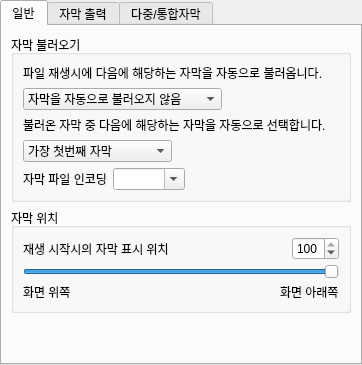
<ui version="4.0" >
 <class>Pref::Ui::SubtitleWidget</class>
 <widget class="QWidget" name="Pref::Ui::SubtitleWidget" >
  <property name="geometry" >
   <rect>
    <x>0</x>
    <y>0</y>
    <width>362</width>
    <height>365</height>
   </rect>
  </property>
  <property name="windowTitle" >
   <string>Form</string>
  </property>
  <layout class="QVBoxLayout" >
   <property name="spacing" >
    <number>0</number>
   </property>
   <property name="margin" >
    <number>0</number>
   </property>
   <item>
    <widget class="QTabWidget" name="tabs" >
     <property name="currentIndex" >
      <number>0</number>
     </property>
     <widget class="QWidget" name="tab" >
      <property name="geometry" >
       <rect>
        <x>0</x>
        <y>0</y>
        <width>354</width>
        <height>333</height>
       </rect>
      </property>
      <attribute name="title" >
       <string>일반</string>
      </attribute>
      <layout class="QVBoxLayout" name="verticalLayout_4" >
       <item>
        <widget class="QGroupBox" name="auto_load_group" >
         <property name="title" >
          <string>자막 불러오기</string>
         </property>
         <property name="checkable" >
          <bool>false</bool>
         </property>
         <layout class="QVBoxLayout" name="verticalLayout_3" >
          <item>
           <widget class="QLabel" name="label" >
            <property name="text" >
             <string>파일 재생시에 다음에 해당하는 자막을 자동으로 불러옵니다.</string>
            </property>
           </widget>
          </item>
          <item>
           <layout class="QHBoxLayout" >
            <property name="spacing" >
             <number>0</number>
            </property>
            <item>
             <widget class="QComboBox" name="auto_load_combo" >
              <property name="sizeAdjustPolicy" >
               <enum>QComboBox::AdjustToContents</enum>
              </property>
              <item>
               <property name="text" >
                <string>자막을 자동으로 불러오지 않음</string>
               </property>
              </item>
              <item>
               <property name="text" >
                <string>파일과 같은 이름의 자막</string>
               </property>
              </item>
              <item>
               <property name="text" >
                <string>파일 이름을 포함하는 모든 자막</string>
               </property>
              </item>
              <item>
               <property name="text" >
                <string>파일과 같은 경로에 있는 모든 자막</string>
               </property>
              </item>
             </widget>
            </item>
            <item>
             <spacer>
              <property name="orientation" >
               <enum>Qt::Horizontal</enum>
              </property>
              <property name="sizeHint" stdset="0" >
               <size>
                <width>0</width>
                <height>0</height>
               </size>
              </property>
             </spacer>
            </item>
           </layout>
          </item>
          <item>
           <widget class="QLabel" name="label_2" >
            <property name="text" >
             <string>불러온 자막 중 다음에 해당하는 자막을 자동으로 선택합니다.</string>
            </property>
           </widget>
          </item>
          <item>
           <layout class="QHBoxLayout" >
            <property name="spacing" >
             <number>0</number>
            </property>
            <item>
             <widget class="QComboBox" name="auto_select_combo" >
              <property name="sizeAdjustPolicy" >
               <enum>QComboBox::AdjustToContents</enum>
              </property>
              <item>
               <property name="text" >
                <string>가장 첫번째 자막</string>
               </property>
              </item>
              <item>
               <property name="text" >
                <string>파일과 같은 이름의 자막</string>
               </property>
              </item>
              <item>
               <property name="text" >
                <string>불러온 모든 자막</string>
               </property>
              </item>
              <item>
               <property name="text" >
                <string>모든 다른 언어</string>
               </property>
              </item>
             </widget>
            </item>
            <item>
             <spacer>
              <property name="orientation" >
               <enum>Qt::Horizontal</enum>
              </property>
              <property name="sizeHint" stdset="0" >
               <size>
                <width>0</width>
                <height>0</height>
               </size>
              </property>
             </spacer>
            </item>
           </layout>
          </item>
          <item>
           <layout class="QHBoxLayout" name="horizontalLayout_2" >
            <item>
             <widget class="QLabel" name="label_5" >
              <property name="text" >
               <string>자막 파일 인코딩</string>
              </property>
             </widget>
            </item>
            <item>
             <widget class="QComboBox" name="encoding_combo" >
              <property name="editable" >
               <bool>true</bool>
              </property>
              <property name="sizeAdjustPolicy" >
               <enum>QComboBox::AdjustToContents</enum>
              </property>
             </widget>
            </item>
            <item>
             <spacer>
              <property name="orientation" >
               <enum>Qt::Horizontal</enum>
              </property>
              <property name="sizeHint" stdset="0" >
               <size>
                <width>0</width>
                <height>0</height>
               </size>
              </property>
             </spacer>
            </item>
           </layout>
          </item>
         </layout>
        </widget>
       </item>
       <item>
        <widget class="QGroupBox" name="groupBox" >
         <property name="title" >
          <string>자막 위치</string>
         </property>
         <layout class="QVBoxLayout" >
          <property name="spacing" >
           <number>4</number>
          </property>
          <item>
           <layout class="QHBoxLayout" >
            <item>
             <widget class="QLabel" name="label_10" >
              <property name="text" >
               <string>재생 시작시의 자막 표시 위치</string>
              </property>
             </widget>
            </item>
            <item>
             <spacer>
              <property name="orientation" >
               <enum>Qt::Horizontal</enum>
              </property>
              <property name="sizeHint" stdset="0" >
               <size>
                <width>0</width>
                <height>0</height>
               </size>
              </property>
             </spacer>
            </item>
            <item>
             <widget class="QSpinBox" name="init_pos_spin" >
              <property name="maximum" >
               <number>100</number>
              </property>
              <property name="value" >
               <number>100</number>
              </property>
             </widget>
            </item>
           </layout>
          </item>
          <item>
           <widget class="QSlider" name="horizontalSlider" >
            <property name="maximum" >
             <number>100</number>
            </property>
            <property name="value" >
             <number>100</number>
            </property>
            <property name="tracking" >
             <bool>true</bool>
            </property>
            <property name="orientation" >
             <enum>Qt::Horizontal</enum>
            </property>
            <property name="tickPosition" >
             <enum>QSlider::NoTicks</enum>
            </property>
           </widget>
          </item>
          <item>
           <layout class="QHBoxLayout" >
            <item>
             <widget class="QLabel" name="label_13" >
              <property name="text" >
               <string>화면 위쪽</string>
              </property>
             </widget>
            </item>
            <item>
             <spacer>
              <property name="orientation" >
               <enum>Qt::Horizontal</enum>
              </property>
              <property name="sizeHint" stdset="0" >
               <size>
                <width>0</width>
                <height>0</height>
               </size>
              </property>
             </spacer>
            </item>
            <item>
             <widget class="QLabel" name="label_14" >
              <property name="text" >
               <string>화면 아래쪽</string>
              </property>
             </widget>
            </item>
           </layout>
          </item>
         </layout>
        </widget>
       </item>
       <item>
        <spacer name="verticalSpacer_2" >
         <property name="orientation" >
          <enum>Qt::Vertical</enum>
         </property>
         <property name="sizeHint" stdset="0" >
          <size>
           <width>0</width>
           <height>3</height>
          </size>
         </property>
        </spacer>
       </item>
      </layout>
     </widget>
     <widget class="QWidget" name="tab_2" >
      <property name="geometry" >
       <rect>
        <x>0</x>
        <y>0</y>
        <width>354</width>
        <height>333</height>
       </rect>
      </property>
      <attribute name="title" >
       <string>자막 출력</string>
      </attribute>
      <layout class="QVBoxLayout" name="verticalLayout_2" >
       <item>
        <widget class="QGroupBox" name="groupBox_2" >
         <property name="title" >
          <string>자막 OSD 설정</string>
         </property>
         <layout class="QHBoxLayout" name="horizontalLayout" >
          <item>
           <widget class="Pref::OsdWidget" native="1" name="osd_widget" />
          </item>
         </layout>
        </widget>
       </item>
       <item>
        <widget class="QGroupBox" name="groupBox_3" >
         <property name="title" >
          <string>여백 출력</string>
         </property>
         <layout class="QVBoxLayout" name="verticalLayout" >
          <item>
           <widget class="QLabel" name="label_3" >
            <property name="text" >
             <string>전체 화면시에 검은 여백에도 자막을 출력합니다.
화면 비율 및 화면 잘라내기를 이용할 수 없게 되고, 자막 OSD가 고품질 모드일땐 무시됩니다.</string>
            </property>
            <property name="wordWrap" >
             <bool>true</bool>
            </property>
           </widget>
          </item>
          <item>
           <widget class="QCheckBox" name="display_on_margin_check" >
            <property name="text" >
             <string>여백 출력 켜기</string>
            </property>
           </widget>
          </item>
         </layout>
        </widget>
       </item>
       <item>
        <spacer name="verticalSpacer" >
         <property name="orientation" >
          <enum>Qt::Vertical</enum>
         </property>
         <property name="sizeHint" stdset="0" >
          <size>
           <width>0</width>
           <height>151</height>
          </size>
         </property>
        </spacer>
       </item>
      </layout>
     </widget>
     <widget class="QWidget" name="tab_3" >
      <property name="geometry" >
       <rect>
        <x>0</x>
        <y>0</y>
        <width>354</width>
        <height>333</height>
       </rect>
      </property>
      <attribute name="title" >
       <string>다중/통합자막</string>
      </attribute>
      <layout class="QVBoxLayout" >
       <item>
        <widget class="QLabel" name="label_24" >
         <property name="text" >
          <string>통합 자막을 다음 클래스 순서대로 표시합니다. 클래스들은 ,(쉼표)로 구분합니다. 지정되지 않은 클래스는 알파벳 순으로 표시합니다.
입력예: ENCC,EGCC,KRCC,KNCC</string>
         </property>
         <property name="wordWrap" >
          <bool>true</bool>
         </property>
        </widget>
       </item>
       <item>
        <widget class="QLineEdit" name="priority_edit" >
         <property name="text" >
          <string>ENCC,EGCC,KRCC</string>
         </property>
        </widget>
       </item>
       <item>
        <spacer>
         <property name="orientation" >
          <enum>Qt::Vertical</enum>
         </property>
         <property name="sizeHint" stdset="0" >
          <size>
           <width>0</width>
           <height>0</height>
          </size>
         </property>
        </spacer>
       </item>
      </layout>
     </widget>
    </widget>
   </item>
  </layout>
 </widget>
 <customwidgets>
  <customwidget>
   <class>Pref::OsdWidget</class>
   <extends>QWidget</extends>
   <header>pref/osdwidget.h</header>
   <container>1</container>
  </customwidget>
 </customwidgets>
 <resources/>
 <connections>
  <connection>
   <sender>init_pos_spin</sender>
   <signal>valueChanged(int)</signal>
   <receiver>horizontalSlider</receiver>
   <slot>setValue(int)</slot>
   <hints>
    <hint type="sourcelabel" >
     <x>356</x>
     <y>249</y>
    </hint>
    <hint type="destinationlabel" >
     <x>299</x>
     <y>301</y>
    </hint>
   </hints>
  </connection>
  <connection>
   <sender>horizontalSlider</sender>
   <signal>valueChanged(int)</signal>
   <receiver>init_pos_spin</receiver>
   <slot>setValue(int)</slot>
   <hints>
    <hint type="sourcelabel" >
     <x>273</x>
     <y>294</y>
    </hint>
    <hint type="destinationlabel" >
     <x>343</x>
     <y>232</y>
    </hint>
   </hints>
  </connection>
 </connections>
</ui>
